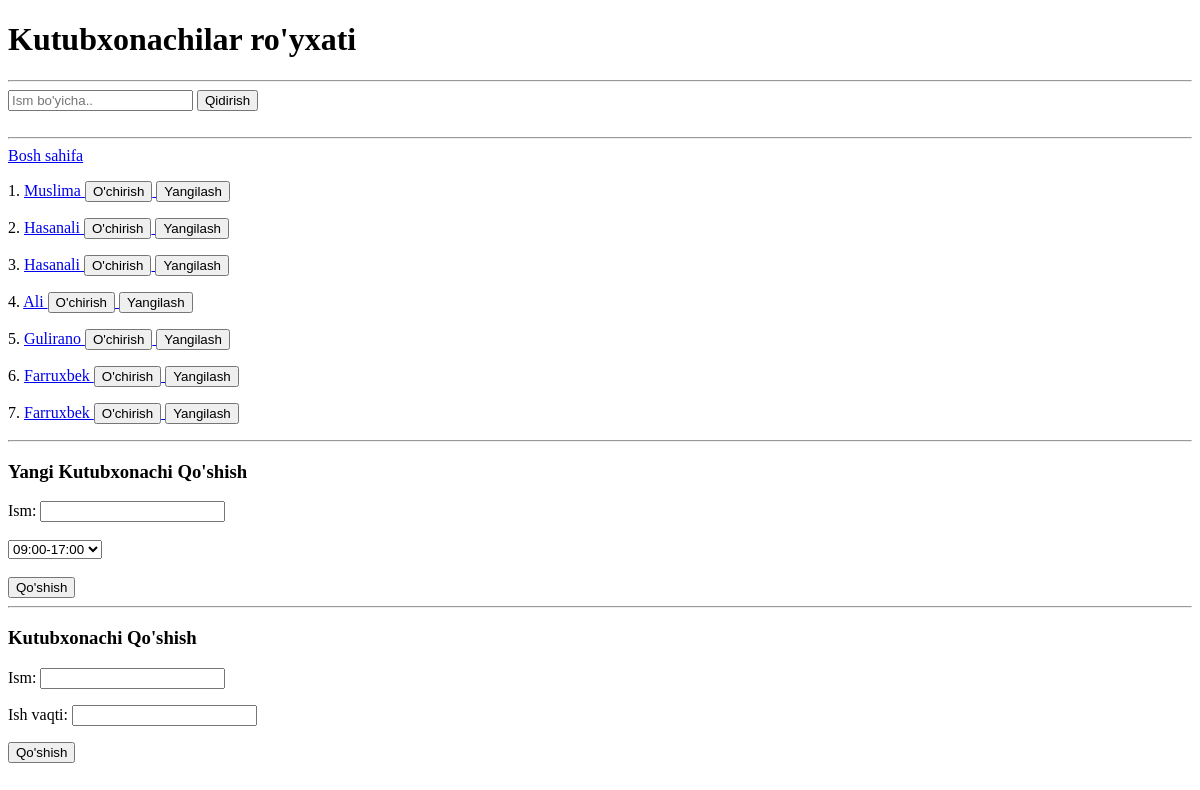
Before: /kutubxonachilar/ with the older database file.
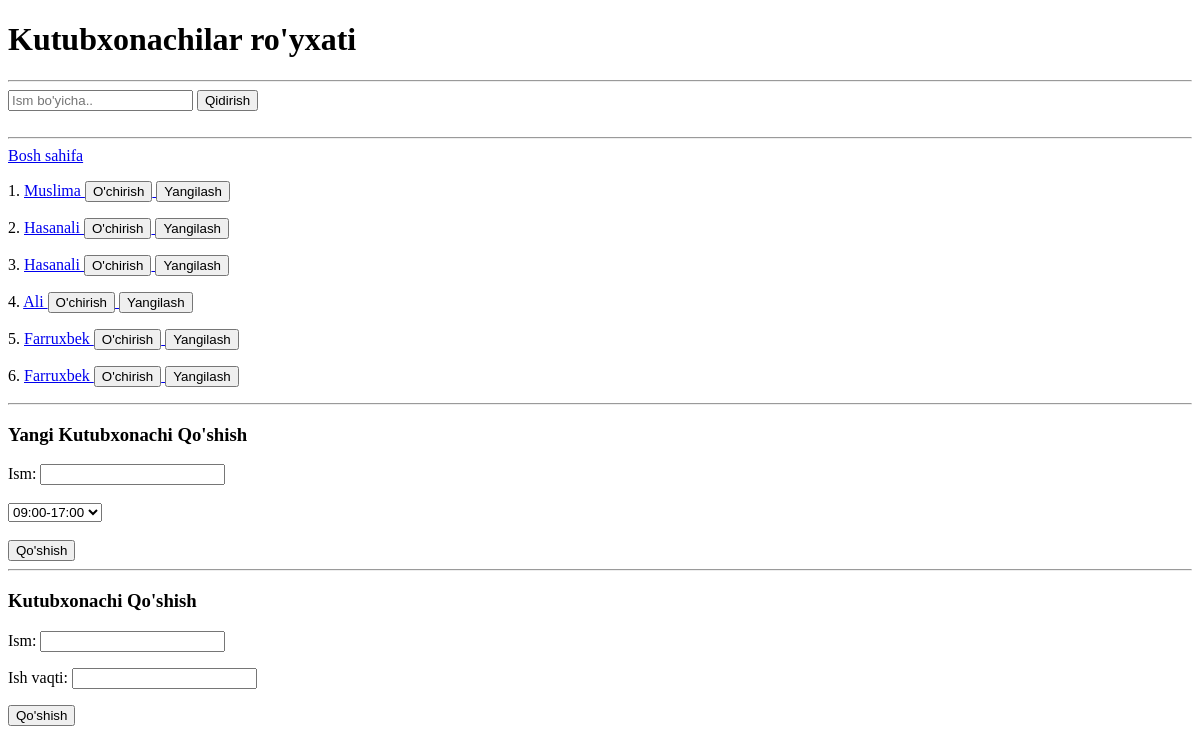
After: the same page with the newer database file.
### main/models.py (models this page shows, shortened)
class Kutubxonachi(models.Model):
    ism = models.CharField(max_length=50)
    ish_vaqti = models.CharField(max_length=50)

### main/views.py (the view)
# urls.py: path('kutubxonachilar/', kutubxonachilar_view, name='kutubxonachilar'),
def kutubxonachilar_view(request):
    kutubxonachilar = Kutubxonachi.objects.all()
    form = KutubxonachiForm()
    if request.method == "POST":
        form = KutubxonachiForm(request.POST)
        if form.is_valid():
            form.save()
        return redirect('/kutubxonachilar/')
    working_hours_options = [
        "09:00-17:00",
        "10:00-18:00",
        "12:00-20:00"
    ]
    search = request.GET.get('search')
    if search:
        kutubxonachilar = kutubxonachilar.filter(ism__contains=search)
    context = {
        "kutubxonachilar": kutubxonachilar,
        "search": search,
        "working_hours_options": working_hours_options,
        "form": form,
    }
    return render(request, 'kutubxonachilar.html', context)

### main/forms.py
class KutubxonachiForm(forms.ModelForm):
    class Meta:
        model = Kutubxonachi
        fields = "__all__"

### templates/kutubxonachilar.html (shortened to what this page needs)
<!DOCTYPE html>
<html lang="en">
<head>
</head>
<body>
    <h1>Kutubxonachilar ro'yxati</h1>
    <hr>
    <form>
        <input type="text" name="search" placeholder="Ism bo'yicha.." {% if search %}value="{{ search }}"{% endif %}>
        <button>Qidirish</button>
    </form>
    <br>
    <hr>
    <a href="/">Bosh sahifa</a>
    {% for kutubxonachi in kutubxonachilar %}
        <p>
            {{ forloop.counter}}.
            <a href="/kutubxonachilar/{{ kutubxonachi.id }}/">
                {{kutubxonachi.ism}}
            </a>
            <a href="/kutubxonachilar/{{ kutubxonachi.id }}/delete/confirm/">
                <button>O'chirish</button>
            </a>
            <a href="/kutubxonachilar/{{ kutubxonachi.id }}/update/">
                <button>Yangilash</button>
            </a>
        </p>
    {% endfor %}
    <hr>
    <h3>Yangi Kutubxonachi Qo'shish</h3>
    <form method="post">
        <label for="name">Ism:</label>
        <input type="text" name="ism" id="name" required>
        <br><br>
        <form>
        <select name="ish_vaqti" id="ish_vaqti" required>
        {% for option in working_hours_options %}
            <option value="{{ option }}">{{ option }}</option>
        {% endfor %}
        </select>
            <br><br>
              <button>Qo'shish</button>
        </form>
    </form>
    <hr>
<h3>Kutubxonachi Qo'shish</h3>
    <form method="post">
        {{ form.as_p }}
        <button>Qo'shish</button>
    </form>
</body>
</html>

Changed rows visible on the page:
removed Kutubxonachi: ism "Gulirano"
